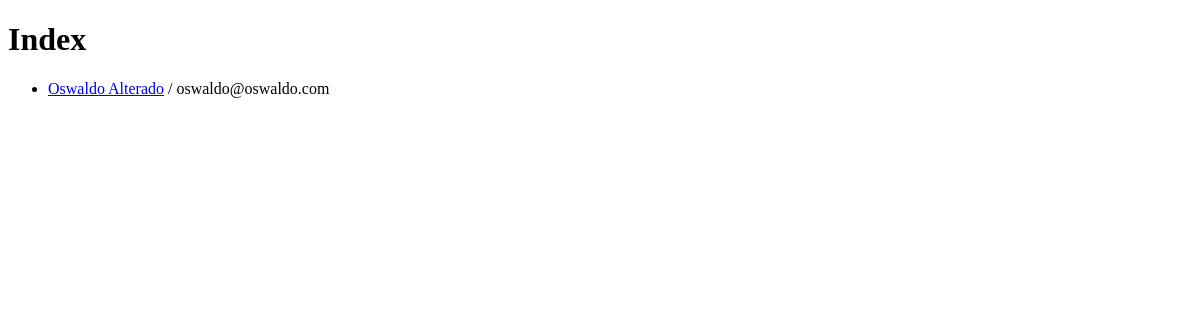
Before: / with the older database file.
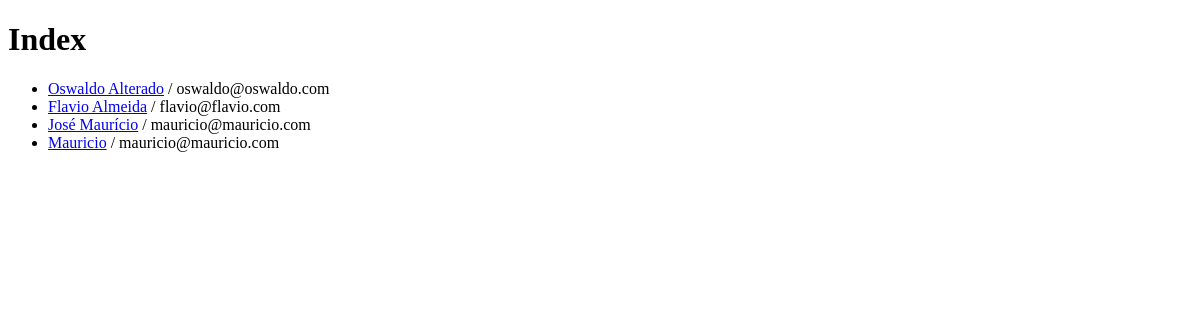
After: the same page with the newer database file.
### perfis/models.py (models this page shows)
class Perfil(models.Model):
    nome = models.CharField(max_length=255, null=False)
    email = models.CharField(max_length=255, null=False)
    telefone = models.CharField(max_length=15, null=False)
    nome_empresa = models.CharField(max_length=255, null=False)

### perfis/views.py (the view)
# urls.py: url(r'^$', 'perfis.views.index', name='index'),
def index(request):
    return render(request, 'index.html', { 'perfis' : Perfil.objects.all()})

### perfis/templates/index.html (shortened to what this page needs)
<!DOCTYPE html>
<html lang="pt=br">
    <head>
    </head>
    <body>
        <h1>Index</h1>
        {% if perfis %}
            <ul>
                {% for perfil in perfis %}
                    <li>
                      <a href="{% url 'exibir' perfil.id %}">{{perfil.nome}}</a> / {{perfil.email}}
                    </li>
                {% endfor %}
            </ul>
        {% else %}
            <p>Nenhum Perfil encontrado</p>
        {% endif %}
    </body>
</html>

Changed rows visible on the page:
added Perfil: nome "Flavio Almeida", email "flavio@flavio.com"
added Perfil: nome "José Maurício", email "mauricio@mauricio.com"
added Perfil: nome "Mauricio", email "mauricio@mauricio.com"
